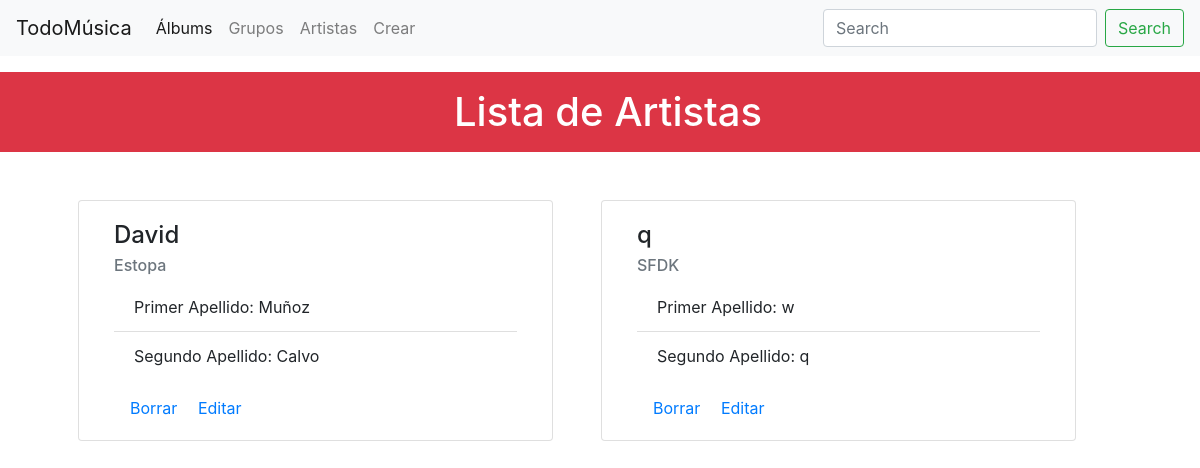
The page /artistas/ on the database as committed earlier.
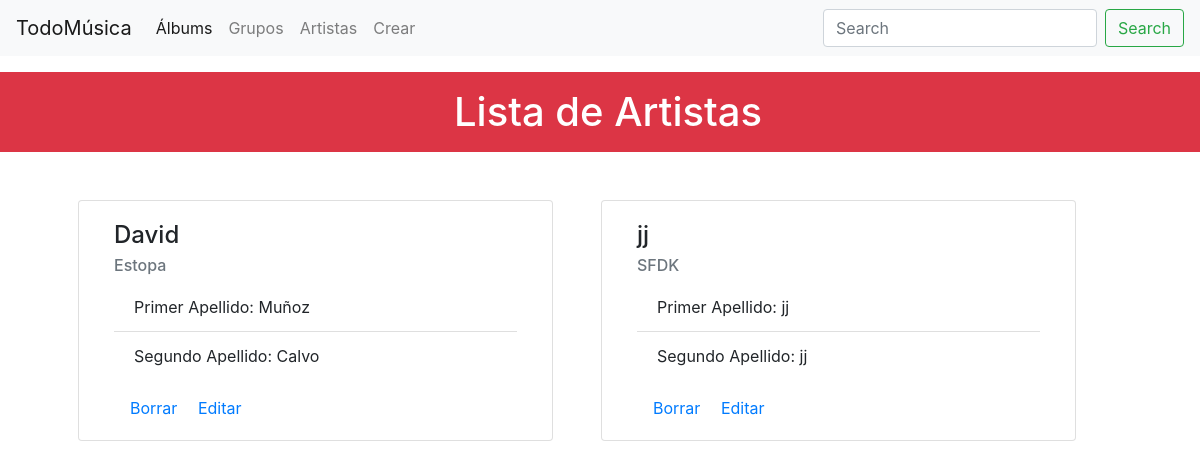
The same page on the database as committed later.
### miAplicacion/models.py (models this page shows)
class Artista(models.Model):
    nombre = models.CharField(max_length=50, blank=False)
    apellido1 = models.CharField(max_length=50, blank=False)
    apellido2 = models.CharField(max_length=50, blank=False)
    grupo_id = models.ForeignKey(Grupo_Musical, on_delete=models.CASCADE)

class Grupo_Musical(models.Model):
    nombreGrupo = models.CharField(max_length=50, blank=False)
    estiloMusica = models.CharField(max_length=50)
    fecha_creacion = models.DateField(blank=False)
    fecha_disolucion = models.DateField(null=True, blank=True, default=None)

### miAplicacion/views.py (the view)
# urls.py: path('artistas/',artistasView,name='artistas'),
def artistasView(request):
    allArtistas = Artista.objects.all()
    context = {'allArtistas': allArtistas}
    return render(request,"artistas.html",context)

### templates/artistas.html (shortened to what this page needs)
{% include "header.html" %}
<!DOCTYPE html>
<html lang="en">
<head>
    {% load static %}
    <link rel="stylesheet" href="{% static 'css/miEstilo.css' %}">
</head>
<body class="body1">
    <div class="container-fluid bg-danger">
        <h1 class="mt-3 ml-3 pt-3 pb-3 text-center text-white">Lista de Artistas</h1>
    </div>
<div class="container mt-5">
    <div class="row">
    {% for artista in allArtistas %}
        <div class="card ml-5 mb-5 col-5" style="width: 18rem;">
          <div class="card-body ">
            <h4 class="card-title">{{ artista.nombre}}</h4>
            <h6 class="card-subtitle mb-2 text-muted">{{ artista.grupo_id.nombreGrupo}}</h6>
              <ul class="list-group list-group-flush mb-3">
                  <li class="list-group-item ">Primer Apellido: {{ artista.apellido1 }}</li>
                  <li class="list-group-item ">Segundo Apellido: {{ artista.apellido2}}</li>
                  </ul>
            <a href="/borrarArtista/{{artista.id}}" class="card-link ml-3">Borrar </a>
            <a href="/editarArtista/{{ artista.id }}" class="card-link ml-3 ">Editar</a>
          </div>
        </div>
    {% endfor %}
    </div>
</div>
</body>
</html>

Rows that differ between the two databases and show on the page:
removed Artista: nombre "q", grupo_id.nombreGrupo "SFDK", apellido1 "w", apellido2 "q"
added Artista: nombre "jj", grupo_id.nombreGrupo "SFDK", apellido1 "jj", apellido2 "jj"
